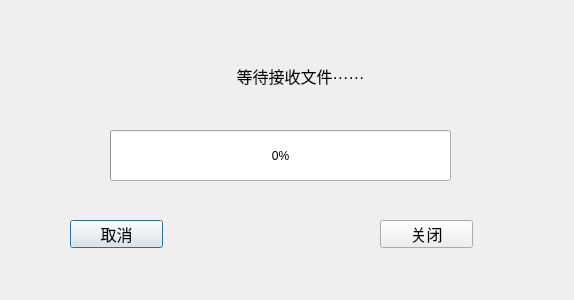
<?xml version="1.0" encoding="UTF-8"?>
<ui version="4.0">
 <class>TcpClient</class>
 <widget class="QDialog" name="TcpClient">
  <property name="geometry">
   <rect>
    <x>0</x>
    <y>0</y>
    <width>574</width>
    <height>300</height>
   </rect>
  </property>
  <property name="windowTitle">
   <string>接收端</string>
  </property>
  <widget class="QLabel" name="tcpClientStatusLabel">
   <property name="geometry">
    <rect>
     <x>120</x>
     <y>50</y>
     <width>361</width>
     <height>51</height>
    </rect>
   </property>
   <property name="font">
    <font>
     <pointsize>12</pointsize>
    </font>
   </property>
   <property name="text">
    <string>等待接收文件······</string>
   </property>
   <property name="alignment">
    <set>Qt::AlignCenter</set>
   </property>
  </widget>
  <widget class="QProgressBar" name="progressBar">
   <property name="geometry">
    <rect>
     <x>110</x>
     <y>130</y>
     <width>341</width>
     <height>51</height>
    </rect>
   </property>
   <property name="value">
    <number>0</number>
   </property>
  </widget>
  <widget class="QPushButton" name="tcpClientCancleBtn">
   <property name="geometry">
    <rect>
     <x>70</x>
     <y>220</y>
     <width>93</width>
     <height>28</height>
    </rect>
   </property>
   <property name="font">
    <font>
     <pointsize>12</pointsize>
     <weight>50</weight>
     <bold>false</bold>
    </font>
   </property>
   <property name="text">
    <string>取消</string>
   </property>
  </widget>
  <widget class="QPushButton" name="tcpClientCloseBtn">
   <property name="geometry">
    <rect>
     <x>380</x>
     <y>220</y>
     <width>93</width>
     <height>28</height>
    </rect>
   </property>
   <property name="font">
    <font>
     <pointsize>12</pointsize>
    </font>
   </property>
   <property name="text">
    <string>关闭</string>
   </property>
  </widget>
 </widget>
 <resources/>
 <connections/>
</ui>
